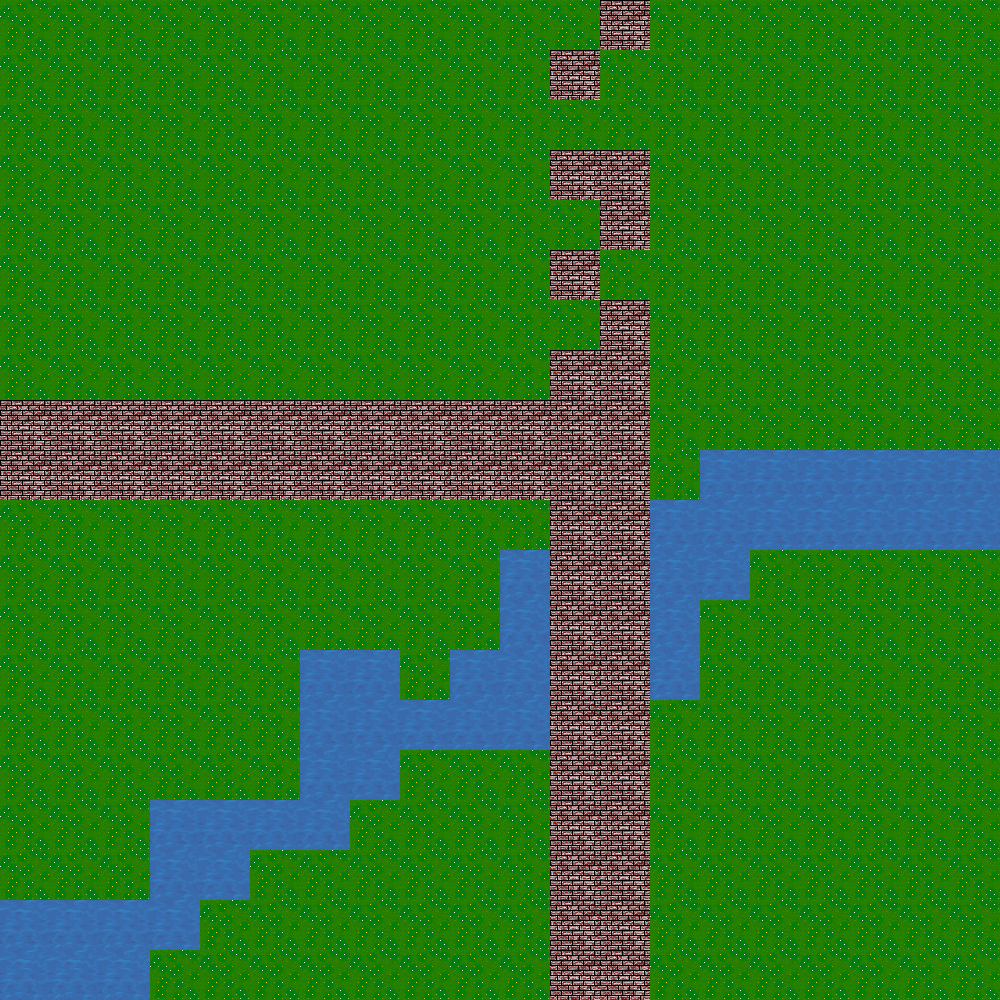

The image is a tile-based game level rendered from a .tmx file. Its description and source (layers, tilesets, objects; grid data summarised) follow:
An orthogonal 20x20 tile map with 50x50 px tiles, 1 tile layer (Tile Layer 1).

<map version="1.0" orientation="orthogonal" renderorder="right-down" width="20" height="20" tilewidth="50" tileheight="50" nextobjectid="1">
 <tileset firstgid="1" name="basicTiles" tilewidth="50" tileheight="50" tilecount="4">
  <image source="basicTiles.png" width="200" height="50" />
 </tileset>
 <layer name="Tile Layer 1" width="20" height="20">
  <data>[400 cells, 400 non-empty, 3 distinct tile ids]</data>
 </layer>
</map>
